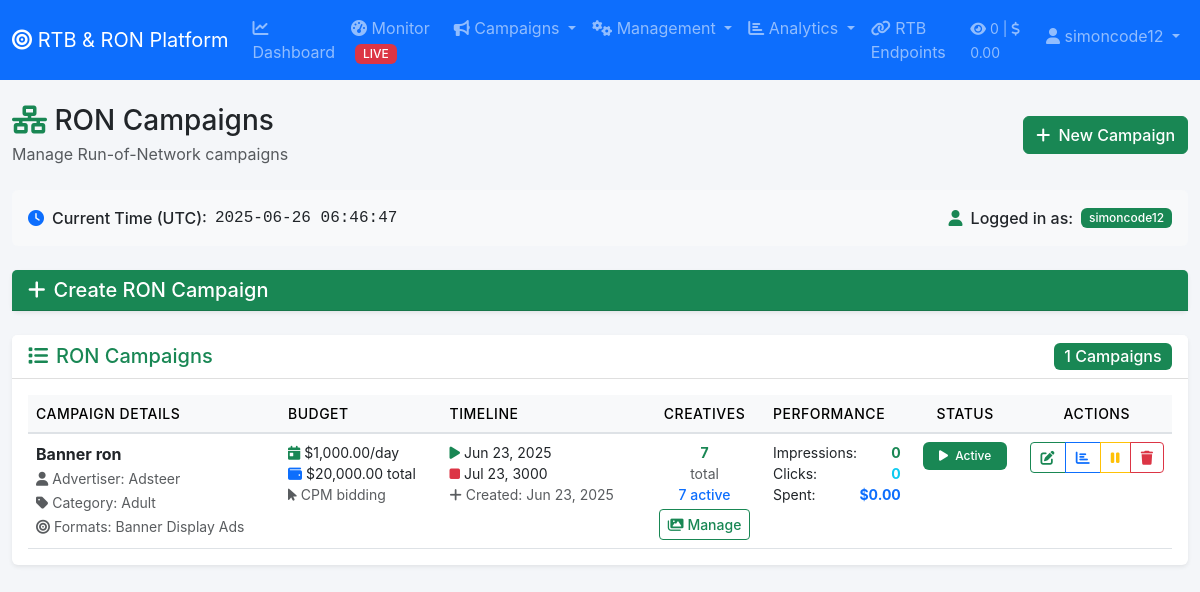
Screenshot of /admin/ron-campaign.php (signed in) with the database file from the repository.
### tables this page shows
CREATE TABLE `campaigns` (
  `id` int(11) NOT NULL,
  `advertiser_id` int(11) DEFAULT NULL,
  `name` varchar(255) NOT NULL,
  `type` enum('rtb','ron') NOT NULL,
  `category_id` int(11) DEFAULT NULL,
  `bid_type` enum('cpm','cpc','cpv') DEFAULT 'cpm',
  `daily_budget` decimal(10,2) DEFAULT NULL,
  `total_budget` decimal(10,2) DEFAULT NULL,
  `daily_spent` decimal(10,2) DEFAULT 0.00,
  `total_spent` decimal(10,2) DEFAULT 0.00,
  `start_date` date DEFAULT NULL,
  `end_date` date DEFAULT NULL,
  `status` enum('active','paused','completed','pending') DEFAULT 'active',
  `endpoint_url` varchar(500) DEFAULT NULL,
  `target_countries` longtext DEFAULT NULL CHECK (json_valid(`target_countries`)),
  `target_browsers` longtext DEFAULT NULL CHECK (json_valid(`target_browsers`)),
  `target_devices` longtext DEFAULT NULL CHECK (json_valid(`target_devices`)),
  `target_os` longtext DEFAULT NULL CHECK (json_valid(`target_os`)),
  `ad_formats` longtext DEFAULT NULL CHECK (json_valid(`ad_formats`)),
  `banner_sizes` longtext DEFAULT NULL CHECK (json_valid(`banner_sizes`)),
  `created_at` timestamp NULL DEFAULT current_timestamp(),
  `updated_at` timestamp NULL DEFAULT current_timestamp() ON UPDATE current_timestamp()
);

CREATE TABLE `advertisers` (
  `id` int(11) NOT NULL,
  `name` varchar(255) NOT NULL,
  `email` varchar(100) DEFAULT NULL,
  `website` varchar(255) DEFAULT NULL,
  `contact_person` varchar(100) DEFAULT NULL,
  `phone` varchar(20) DEFAULT NULL,
  `balance` decimal(10,2) DEFAULT 0.00,
  `status` enum('active','inactive','pending') DEFAULT 'active',
  `created_at` timestamp NULL DEFAULT current_timestamp(),
  `updated_at` timestamp NULL DEFAULT current_timestamp() ON UPDATE current_timestamp(),
  `notes` text DEFAULT NULL
);

CREATE TABLE `categories` (
  `id` int(11) NOT NULL,
  `name` varchar(100) NOT NULL,
  `description` text DEFAULT NULL,
  `type` enum('adult','mainstream') DEFAULT 'mainstream',
  `status` enum('active','inactive') DEFAULT 'active',
  `created_at` timestamp NULL DEFAULT current_timestamp(),
  `updated_at` timestamp NULL DEFAULT current_timestamp() ON UPDATE current_timestamp()
);

### config/database.php (called while the page is built, shortened)
<?php
function formatCurrency($amount) {
    return '$' . number_format($amount, 2);
}
function formatNumber($number) {
    return number_format($number);
}
?>

### admin/ron-campaign.php (the view, shortened to what this page needs)
<?php
include 'includes/header.php';
$current_timestamp = '2025-06-26 06:46:47';
$current_user = 'simoncode12';
$ad_formats = [
    'banner' => 'Banner Display Ads',
    'video_instream' => 'Video Instream (Pre-roll)',
    'video_outstream' => 'Video Outstream',
    'native' => 'Native Ads',
    'interstitial' => 'Interstitial Ads',
    'popup' => 'Pop-up/Pop-under',
    'text_ads' => 'Text Ads'
];
$campaigns = $pdo->query("
    SELECT c.*, a.name as advertiser_name, cat.name as category_name,
           COUNT(cr.id) as creative_count,
           SUM(CASE WHEN cr.status = 'active' THEN 1 ELSE 0 END) as active_creatives,
           SUM(rt.impressions) as impressions,
           SUM(rt.clicks) as clicks,
           SUM(rt.revenue) as revenue
    FROM campaigns c
    LEFT JOIN advertisers a ON c.advertiser_id = a.id
    LEFT JOIN categories cat ON c.category_id = cat.id
    LEFT JOIN creatives cr ON c.id = cr.campaign_id
    LEFT JOIN (
        SELECT
            campaign_id,
            SUM(impressions) as impressions,
            SUM(clicks) as clicks,
            SUM(revenue) as revenue
        FROM revenue_tracking
        GROUP BY campaign_id
    ) rt ON c.id = rt.campaign_id
    WHERE c.type = 'ron'
    GROUP BY c.id
    ORDER BY c.created_at DESC
")->fetchAll();
?>
<div class="row">
    <div class="col-12">
        <div class="d-flex justify-content-between align-items-center mb-4">
            <div>
                <h1 class="h3 mb-1">
                    <i class="fas fa-network-wired text-success"></i> RON Campaigns
                </h1>
                <p class="text-muted mb-0">Manage Run-of-Network campaigns</p>
            </div>
            <button class="btn btn-success" type="button" data-bs-toggle="collapse" data-bs-target="#createCampaignForm">
                <i class="fas fa-plus me-1"></i> New Campaign
            </button>
        </div>
        <div class="d-flex justify-content-between align-items-center mb-4 p-3 bg-light rounded">
            <div class="d-flex align-items-center">
                <i class="fas fa-clock text-primary me-2"></i>
                <span class="fw-medium">Current Time (UTC):</span>
                <span class="ms-2 font-monospace"><?php echo $current_timestamp; ?></span>
            </div>
            <div class="d-flex align-items-center">
                <i class="fas fa-user text-success me-2"></i>
                <span class="fw-medium">Logged in as:</span>
                <span class="ms-2 badge bg-success"><?php echo htmlspecialchars($current_user); ?></span>
            </div>
        </div>
    </div>
</div>
<div class="card mb-4 shadow-sm">
    <div class="card-header bg-success text-white">
        <h5 class="mb-0"><i class="fas fa-plus me-2"></i>Create RON Campaign</h5>
    </div>
</div>
<div class="card shadow-sm">
    <div class="card-header bg-white d-flex justify-content-between align-items-center">
        <h5 class="mb-0 text-success">
            <i class="fas fa-list me-2"></i>RON Campaigns
        </h5>
        <span class="badge bg-success fs-6"><?php echo count($campaigns); ?> Campaigns</span>
    </div>
    <div class="card-body">
        <?php if (empty($campaigns)): ?>
            <div class="text-center py-5">
                <i class="fas fa-network-wired fa-4x text-muted mb-4"></i>
                <h4 class="text-muted">No RON campaigns created yet</h4>
                <p class="text-muted mb-4">Create your first RON campaign to start managing run-of-network ads.</p>
                <button class="btn btn-success btn-lg" type="button" data-bs-toggle="collapse" data-bs-target="#createCampaignForm">
                    <i class="fas fa-plus me-2"></i>Create Your First Campaign
                </button>
            </div>
        <?php else: ?>
            <div class="table-responsive">
                <table class="table table-hover">
                    <thead class="table-light">
                        <tr>
                            <th class="fw-medium">Campaign Details</th>
                            <th class="fw-medium">Budget</th>
                            <th class="fw-medium">Timeline</th>
                            <th class="fw-medium text-center">Creatives</th>
                            <th class="fw-medium">Performance</th>
                            <th class="fw-medium text-center">Status</th>
                            <th class="fw-medium text-center">Actions</th>
                        </tr>
                    </thead>
                    <tbody>
                        <?php foreach ($campaigns as $campaign): ?>
                        <tr>
                            <td>
                                <div>
                                    <strong class="text-dark"><?php echo htmlspecialchars($campaign['name']); ?></strong>
                                    <br>
                                    <small class="text-muted">
                                        <i class="fas fa-user me-1"></i>Advertiser: <?php echo htmlspecialchars($campaign['advertiser_name']); ?>
                                    </small>
                                    <?php if ($campaign['category_name']): ?>
                                        <br>
                                        <small class="text-muted">
                                            <i class="fas fa-tag me-1"></i>Category: <?php echo htmlspecialchars($campaign['category_name']); ?>
                                        </small>
                                    <?php endif; ?>
                                    <?php
                                    $formats_data = $campaign['ad_formats'] ?? $campaign['banner_sizes'] ?? null;
                                    if ($formats_data):
                                    ?>
                                        <br>
                                        <small class="text-muted">
                                            <i class="fas fa-bullseye me-1"></i>Formats:
                                            <?php
                                            $formats = json_decode($formats_data, true);
                                            if ($formats) {
                                                $format_labels = [];
                                                foreach ($formats as $format) {
                                                    if (isset($ad_formats[$format])) {
                                                        $format_labels[] = $ad_formats[$format];
                                                    } else {
                                                        $format_labels[] = ($format == 'banner' || strpos($format, 'x') !== false) ? 'Banner' : ucfirst($format);
                                                    }
                                                }
                                                echo htmlspecialchars(implode(', ', array_slice($format_labels, 0, 2)));
                                            }
                                            ?>
                                        </small>
                                    <?php endif; ?>
                                </div>
                            </td>
                            <td>
                                <div class="small">
                                    <?php if ($campaign['daily_budget']): ?>
                                        <div><i class="fas fa-calendar-day me-1 text-success"></i><?php echo formatCurrency($campaign['daily_budget']); ?>/day</div>
                                    <?php endif; ?>
                                    <?php if ($campaign['total_budget']): ?>
                                        <div><i class="fas fa-wallet me-1 text-primary"></i><?php echo formatCurrency($campaign['total_budget']); ?> total</div>
                                    <?php endif; ?>
                                    <div class="text-muted">
                                        <i class="fas fa-mouse-pointer me-1"></i><?php echo strtoupper($campaign['bid_type']); ?> bidding
                                    </div>
                                </div>
                            </td>
                            <td>
                                <div class="small">
                                    <?php if ($campaign['start_date']): ?>
                                        <div><i class="fas fa-play me-1 text-success"></i><?php echo date('M j, Y', strtotime($campaign['start_date'])); ?></div>
                                    <?php endif; ?>
                                    <?php if ($campaign['end_date']): ?>
                                        <div><i class="fas fa-stop me-1 text-danger"></i><?php echo date('M j, Y', strtotime($campaign['end_date'])); ?></div>
                                    <?php endif; ?>
                                    <div class="text-muted">
                                        <i class="fas fa-plus me-1"></i>Created: <?php echo date('M j, Y', strtotime($campaign['created_at'])); ?>
                                    </div>
                                </div>
                            </td>
                            <td class="text-center">
                                <div class="small">
                                    <div class="fw-bold text-success"><?php echo $campaign['creative_count']; ?></div>
                                    <div class="text-muted">total</div>
                                    <div class="text-primary fw-medium"><?php echo $campaign['active_creatives']; ?> active</div>
                                    <a href="creative.php?campaign_id=<?php echo $campaign['id']; ?>&type=ron"
                                       class="btn btn-sm btn-outline-success mt-1">
                                        <i class="fas fa-images me-1"></i>Manage
                                    </a>
                                </div>
                            </td>
                            <td>
                                <div class="small">
                                    <div class="d-flex justify-content-between">
                                        <span>Impressions:</span>
                                        <strong class="text-success"><?php echo formatNumber($campaign['impressions'] ?? 0); ?></strong>
                                    </div>
                                    <div class="d-flex justify-content-between">
                                        <span>Clicks:</span>
                                        <strong class="text-info"><?php echo formatNumber($campaign['clicks'] ?? 0); ?></strong>
                                    </div>
                                    <div class="d-flex justify-content-between">
                                        <span>Spent:</span>
                                        <strong class="text-primary"><?php echo formatCurrency($campaign['revenue'] ?? 0); ?></strong>
                                    </div>
                                </div>
                            </td>
                            <td class="text-center">
                                <span class="badge bg-<?php
                                    echo $campaign['status'] == 'active' ? 'success' :
                                        ($campaign['status'] == 'paused' ? 'warning' :
                                        ($campaign['status'] == 'completed' ? 'secondary' : 'info'));
                                ?> px-3 py-2">
                                    <i class="fas fa-<?php
                                        echo $campaign['status'] == 'active' ? 'play' :
                                            ($campaign['status'] == 'paused' ? 'pause' :
                                            ($campaign['status'] == 'completed' ? 'check' : 'clock'));
                                    ?> me-1"></i>
                                    <?php echo ucfirst($campaign['status']); ?>
                                </span>
                            </td>
                            <td>
                                <div class="btn-group btn-group-sm d-flex" role="group">
                                    <button class="btn btn-outline-success btn-edit"
                                            data-campaign-id="<?php echo $campaign['id']; ?>"
                                            data-bs-toggle="tooltip" title="Edit Campaign">
                                        <i class="fas fa-edit"></i>
                                    </button>
                                    <a href="statistics.php?campaign_id=<?php echo $campaign['id']; ?>"
                                       class="btn btn-outline-primary" data-bs-toggle="tooltip" title="View Statistics">
                                        <i class="fas fa-chart-bar"></i>
                                    </a>
                                    <button class="btn btn-outline-<?php echo $campaign['status'] == 'active' ? 'warning' : 'success'; ?> btn-toggle-status"
                                            data-campaign-id="<?php echo $campaign['id']; ?>"
                                            data-current-status="<?php echo $campaign['status']; ?>"
                                            data-bs-toggle="tooltip"
                                            title="<?php echo $campaign['status'] == 'active' ? 'Pause Campaign' : 'Resume Campaign'; ?>">
                                        <i class="fas fa-<?php echo $campaign['status'] == 'active' ? 'pause' : 'play'; ?>"></i>
                                    </button>
                                    <button class="btn btn-outline-danger btn-delete"
                                            data-campaign-id="<?php echo $campaign['id']; ?>"
                                            data-campaign-name="<?php echo htmlspecialchars($campaign['name']); ?>"
                                            data-bs-toggle="tooltip" title="Delete Campaign">
                                        <i class="fas fa-trash"></i>
                                    </button>
                                </div>
                            </td>
                        </tr>
                        <?php endforeach; ?>
                    </tbody>
                </table>
            </div>
        <?php endif; ?>
    </div>
</div>
<?php
include 'includes/footer.php';
?>

### rows the page displays
campaigns: name "Banner ron", advertiser.name "Adsteer", category.name "Adult", format_labels "Banner Display Ads", daily_budget "$1,000.00", total_budget "$20,000.00", bid_type "CPM", start_date "Jun 23, 2025", end_date "Jul 23, 3000", created_at "Jun 23, 2025", creative_count "7", active_creatives "7", impressions "0", clicks "0", revenue "$0.00", status "Active"

### other values shown
$today_stats['impressions'] "0"
$today_stats['revenue'] "0.00"
$_SESSION['username'] "simoncode12"
$current_timestamp "2025-06-26 06:46:47"
$current_user "simoncode12"
count($campaigns) "1"
